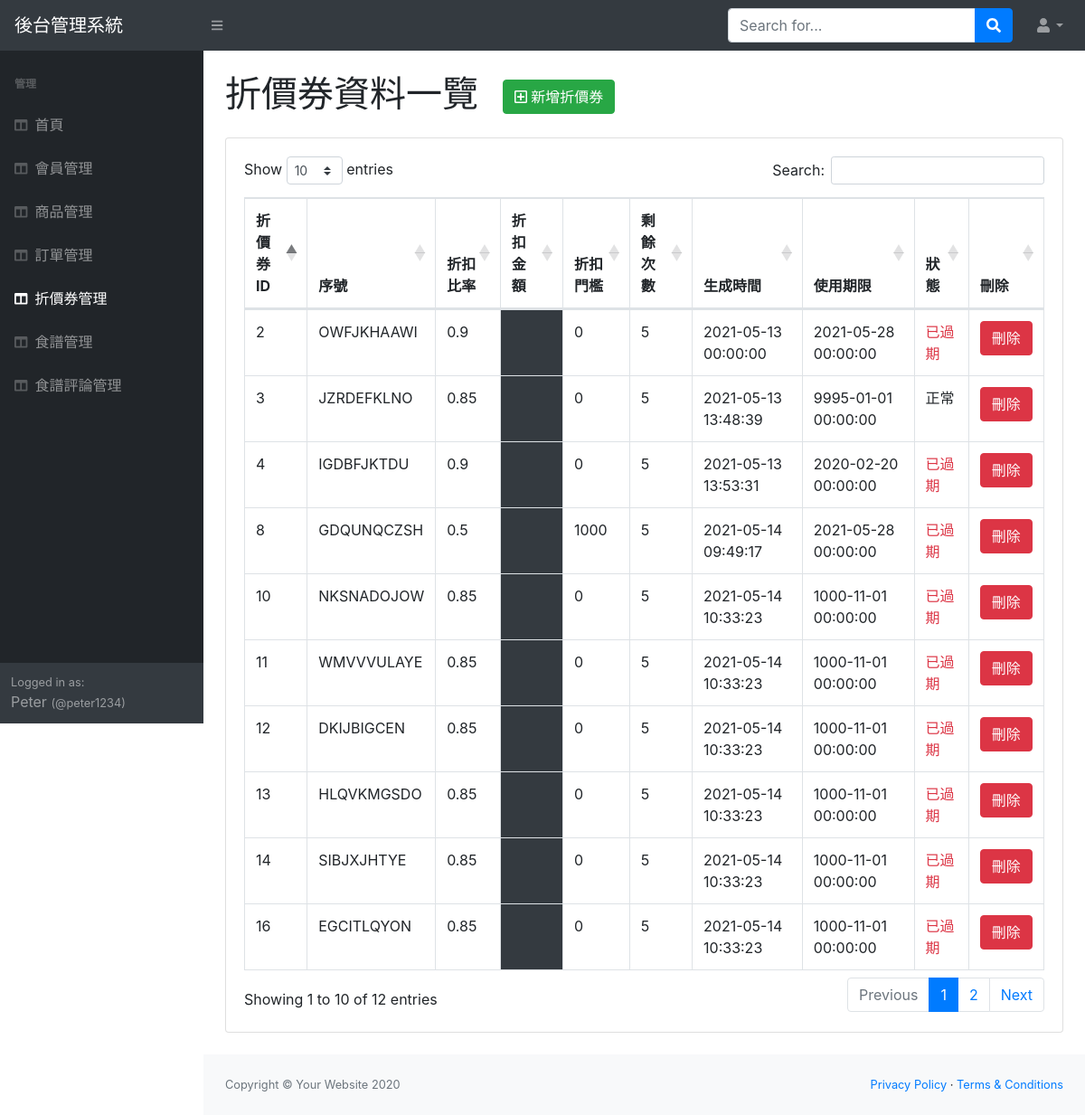
Page /coupon_list.php (signed in) on the committed database.
### tables this page shows
CREATE TABLE `coupons` (
  `coupon_id` int NOT NULL COMMENT '編號',
  `serial_number` varchar(127) NOT NULL COMMENT '序號',
  `discount_percentage` double DEFAULT NULL COMMENT '折扣比率',
  `discount_amount` int UNSIGNED DEFAULT NULL COMMENT '折扣金額',
  `discount_threshold` int UNSIGNED NOT NULL DEFAULT '0' COMMENT '折扣門檻',
  `limit_count` int UNSIGNED NOT NULL DEFAULT '1' COMMENT '使用次數限制',
  `created_time` datetime NOT NULL DEFAULT CURRENT_TIMESTAMP COMMENT '建立時間',
  `expired_time` datetime DEFAULT NULL COMMENT '過期時間',
  `disabled` tinyint(1) NOT NULL DEFAULT '0' COMMENT '狀態'
);

### coupon_list.php (the view, shortened to what this page needs)
<?php
    require "utils/db_connect_mysqli.php";
    $sqlCoupons = "SELECT * FROM coupons WHERE disabled = 0";
    $result = $conn->query($sqlCoupons);
?>
<!DOCTYPE html>
<html lang="en">
    <head>
        <?php require 'includes/head.php'; ?>
        <link href="https://cdn.datatables.net/1.10.20/css/dataTables.bootstrap4.min.css" rel="stylesheet" />
    </head>
    <body class="sb-nav-fixed">
        <?php require 'includes/topnav.php'; ?>
        <div id="layoutSidenav">
            <div id="layoutSidenav_nav">
                <?php require 'includes/sidenav.php'; ?>
            </div>
            <div id="layoutSidenav_content">
                <main>
                    <div class="container-fluid">
                        <h1 class="my-4">
                            折價券資料一覽
                            <a href="coupon_new.php" class="btn btn-success ml-3">
                                <i class="far fa-plus-square"></i>
                                新增折價券
                            </a>
                        </h1>
                        <div class="card mb-4">
                            <div class="card-body">
                                <div class="table-responsive">
                                    <table class="table table-bordered" id="dataTable" width="100%" cellspacing="0">
                                        <thead>
                                            <tr>
                                                <th>折價券ID</th>
                                                <th>序號</th>
                                                <th>折扣比率</th>
                                                <th>折扣金額</th>
                                                <th>折扣門檻</th>
                                                <th>剩餘次數</th>
                                                <th>生成時間</th>
                                                <th>使用期限</th>
                                                <th>狀態</th>
                                                <th>刪除</th>
                                            </tr>
                                        </thead>
                                        <tbody>
                                            <?php while ($row = $result->fetch_assoc()): ?>
                                                <tr>
                                                    <td><?= $row["coupon_id"]  ?></td>
                                                    <td><?= $row["serial_number"] ?></td>
                                                    <td class="<?= !isset($row["discount_percentage"]) ? 'bg-dark' : '' ?>"><?= $row["discount_percentage"] ?></td>
                                                    <td class="<?= !isset($row["discount_amount"]) ? 'bg-dark' : '' ?>"><?= $row["discount_amount"] ?></td>
                                                    <td><?= $row["discount_threshold"] ?></td>
                                                    <td><?= $row["limit_count"] ?></td>
                                                    <td><?= $row["created_time"] ?></td>
                                                    <td><?= $row["expired_time"] ?></td>
                                                    <td>
                                                        <?php if (date("Y-m-d H:i:s") > $row["expired_time"]): ?>
                                                            <span class="text-danger">已過期</span>
                                                        <?php else: ?>
                                                            <span class="">正常</span>
                                                        <?php endif; ?>
                                                    </td>
                                                    <td>
                                                        <form action="coupon_delete.php" method="post">
                                                            <button class="btn btn-danger text-nowrap">刪除</button>
                                                        </form>
                                                    </td>
                                                </tr>
                                            <?php endwhile; ?>
                                        </tbody>
                                    </table>
                                </div>
                            </div>
                        </div>
                    </div>
                </main>
                <?php require 'includes/footer.php'; ?>
            </div>
        </div>
    </body>
</html>

### rows in the picture
coupons: coupon_id "2", serial_number "OWFJKHAAWI", discount_percentage "0.9", discount_threshold "0", limit_count "5", created_time "2021-05-13 00:00:00", expired_time "2021-05-28 00:00:00", shows "已過期"
coupons: coupon_id "3", serial_number "JZRDEFKLNO", discount_percentage "0.85", discount_threshold "0", limit_count "5", created_time "2021-05-13 13:48:39", expired_time "9995-01-01 00:00:00", shows "正常"
coupons: coupon_id "4", serial_number "IGDBFJKTDU", discount_percentage "0.9", discount_threshold "0", limit_count "5", created_time "2021-05-13 13:53:31", expired_time "2020-02-20 00:00:00", shows "已過期"
coupons: coupon_id "8", serial_number "GDQUNQCZSH", discount_percentage "0.5", discount_threshold "1000", limit_count "5", created_time "2021-05-14 09:49:17", expired_time "2021-05-28 00:00:00", shows "已過期"
coupons: coupon_id "10", serial_number "NKSNADOJOW", discount_percentage "0.85", discount_threshold "0", limit_count "5", created_time "2021-05-14 10:33:23", expired_time "1000-11-01 00:00:00", shows "已過期"
coupons: coupon_id "11", serial_number "WMVVVULAYE", discount_percentage "0.85", discount_threshold "0", limit_count "5", created_time "2021-05-14 10:33:23", expired_time "1000-11-01 00:00:00", shows "已過期"
coupons: coupon_id "12", serial_number "DKIJBIGCEN", discount_percentage "0.85", discount_threshold "0", limit_count "5", created_time "2021-05-14 10:33:23", expired_time "1000-11-01 00:00:00", shows "已過期"
coupons: coupon_id "13", serial_number "HLQVKMGSDO", discount_percentage "0.85", discount_threshold "0", limit_count "5", created_time "2021-05-14 10:33:23", expired_time "1000-11-01 00:00:00", shows "已過期"
coupons: coupon_id "14", serial_number "SIBJXJHTYE", discount_percentage "0.85", discount_threshold "0", limit_count "5", created_time "2021-05-14 10:33:23", expired_time "1000-11-01 00:00:00", shows "已過期"
coupons: coupon_id "16", serial_number "EGCITLQYON", discount_percentage "0.85", discount_threshold "0", limit_count "5", created_time "2021-05-14 10:33:23", expired_time "1000-11-01 00:00:00", shows "已過期"

### other values in the picture
$websiteTitle "後台管理系統"
$title "首頁"
$title "會員管理"
$title "商品管理"
$title "訂單管理"
$title "折價券管理"
$title "食譜管理"
$title "食譜評論管理"
$_SESSION['login']['name'] "Peter"
$_SESSION['login']['username'] "peter1234"
